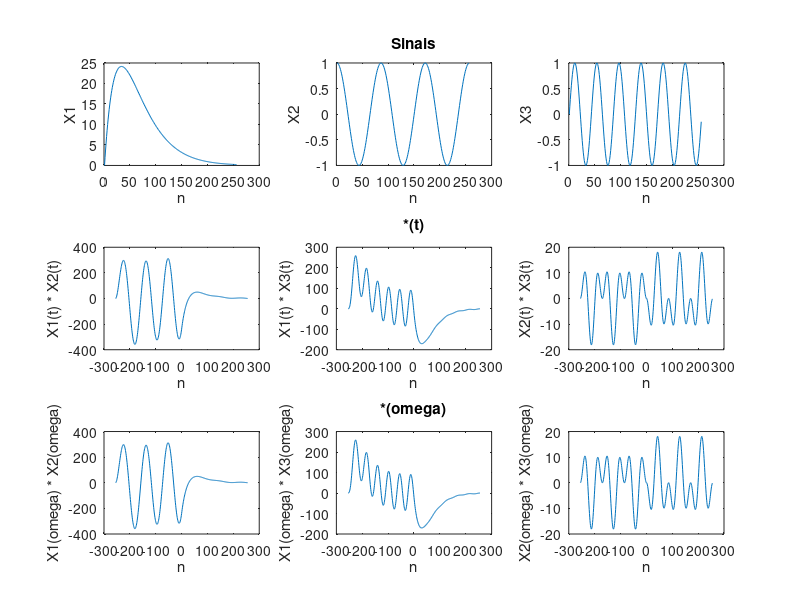

Source code (MATLAB):
%% Inicialização do ambiente
clear ; close all; clc

%% Exercício 3
% signals
N = 256;
n = (0:N-1);
X1 = 2.*n.*0.97.^n;
X2 = cos(6*pi.*n./N);
X3 = sin(12*pi.*n./N);

% time conv
X1_X2_t = conv(X1, X2);
X1_X3_t = conv(X1, X3);
X2_X3_t = conv(X2, X3);

% freq conv
X1_fft = fft([X1 zeros(1,N-1)]);
X2_fft = fft([X2 zeros(1,N-1)]);
X3_fft = fft([X3 zeros(1,N-1)]);
X1_X2_f = ifft(X1_fft.*X2_fft);
X1_X3_f = ifft(X1_fft.*X3_fft);
X2_X3_f = ifft(X2_fft.*X3_fft);

%--- plots

% signals
subplot(3,3,1)
plot(X1);
%title("Sinal X1")
xlabel("n")
ylabel("X1")
subplot(3,3,2)
plot(X2);
title("Sinais")
xlabel("n")
ylabel("X2")
subplot(3,3,3)
plot(X3);
%title("Sinal X3")
xlabel("n")
ylabel("X3")

x_axis = -(N-1):(N-1);

% time
subplot(3,3,4)
plot(x_axis, X1_X2_t);
%title("X1 * X2 no domínio do tempo")
xlabel("n")
ylabel("X1(t) * X2(t)")
subplot(3,3,5)
plot(x_axis, X1_X3_t);
title("*(t)")
xlabel("n")
ylabel("X1(t) * X3(t)")
subplot(3,3,6)
plot(x_axis, X2_X3_t);
%title("X2 * X3 no domínio do tempo")
xlabel("n")
ylabel("X2(t) * X3(t)")

% freq
subplot(3,3,7)
plot(x_axis, X1_X2_f);
%title("X1 * X2 no domínio da freq")
xlabel("n")
ylabel("X1(\omega) * X2(\omega)")
subplot(3,3,8)
plot(x_axis, X1_X3_f);
title("*(\omega)")
xlabel("n")
ylabel("X1(\omega) * X3(\omega)")
subplot(3,3,9)
plot(x_axis, X2_X3_f);
%title("X2 * X3 no domínio da freq")
xlabel("n")
ylabel("X2(\omega) * X3(\omega)")
